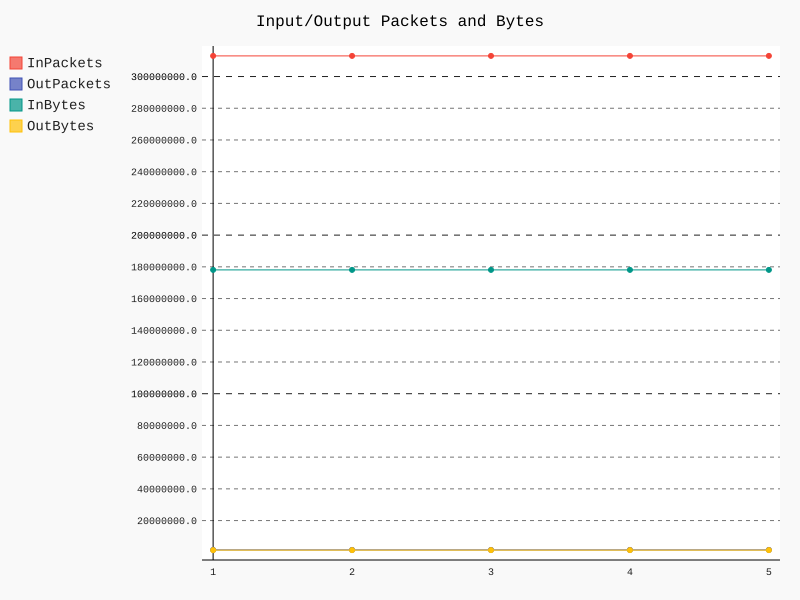

Python code for this plot:
import time
import pygal
import json
import snmp_helper
import email_helper
from pprint import pprint


IP='50.76.53.27'
pynet_rtr1=(IP,7961)
pynet_rtr2=(IP,8061)
username='pysnmp'
auth_key='galileo1'          
encrypt_key='galileo1'

snmp_user=(username,auth_key,encrypt_key)
snmp_oids=(
('ifDescr_fa4', '1.3.6.1.2.1.2.2.1.2.5'),
('ifInOctets_fa4', '1.3.6.1.2.1.2.2.1.10.5'),
('ifInUcastPkts_fa4', '1.3.6.1.2.1.2.2.1.11.5'),
('ifOutOctets_fa4', '1.3.6.1.2.1.2.2.1.16.5'),
('ifOutUcastPkts_fa4', '1.3.6.1.2.1.2.2.1.17.5')
)

a_list=[]
minit=range(1,6,1)
in_octets=[]
out_octets=[]
in_pkts=[]
out_pkts=[]

for t in minit:
    time.sleep(t)
    
    for desc,a_oid in snmp_oids:
        snmp_data=snmp_helper.snmp_get_oid_v3(pynet_rtr1,snmp_user,oid=a_oid)
        snmp_extracts=snmp_helper.snmp_extract(snmp_data)
        tup=(desc,a_oid,snmp_extracts)
        a_list.append(tup)
        if desc== snmp_oids[1][0]:
            in_octets.append(int(snmp_extracts))
            #print in_octets
        elif desc==snmp_oids[2][0]:
            out_octets.append(int(snmp_extracts))
        elif desc==snmp_oids[3][0]:
            in_pkts.append(int(snmp_extracts))
        elif desc==snmp_oids[4][0]:
            out_pkts.append(int(snmp_extracts))     

    '''    
    with open ("testw3p2.json", "ab")as f:
        json.dump(a_list,in_octets,out_octets,in_pkts,out_pkts,f)
        json.dump("\n\n",f)
        

    with open ("testw3p2.json","rb") as f1:
        for line in f1:
            pprint(line)

    '''

print "Input_Octets: ", in_octets
print "Output Octets: ", out_octets
print "Input Pkts: ",in_pkts
print "Output Pkts: ",out_pkts


# Create a Chart of type Line
line_chart = pygal.Line()

# Title
line_chart.title = 'Input/Output Packets and Bytes'

# X-axis labels (samples were every five minutes)
line_chart.x_labels = ['1', '2', '3', '4', '5']
#line_chart.x_labels = ['5', '10', '15', '20', '25', '30','35','40','45','50','55','60']
# Add each one of the above lists into the graph as a line with corresponding label
line_chart.add('InPackets', in_pkts)
line_chart.add('OutPackets',out_pkts)
line_chart.add('InBytes', in_octets)
line_chart.add('OutBytes', out_octets)

# Create an output image file from this
line_chart.render_to_file('testw3p2.svg')





def send_mail(recipient, subject, message, sender):
    '''
    Simple function to help simplify sending SMTP email

    Assumes a mailserver is available on localhost
    '''

    import smtplib
    from email.mime.text import MIMEText

    message = MIMEText(message)
    message['Subject'] = subject
    message['From'] = sender
    message['To'] = recipient

    # Create SMTP connection object to localhost
    smtp_conn = smtplib.SMTP('localhost')

    # Send the email
    smtp_conn.sendmail(sender, recipient, message.as_string())

    # Close SMTP connection

    smtp_conn.quit()

    return True





recipient = 'nazfroz@gmail.com;murad2165@gmail.com'
subject = 'Test message'
message ='''
Hi Upoma,

I Love You!!
Happy Future Mothers Day!

This is a fictional test message.


Regards,

Murad

'''

sender = 'mmurad@twb-tech.com'
email_helper.send_mail(recipient, subject, message, sender)
